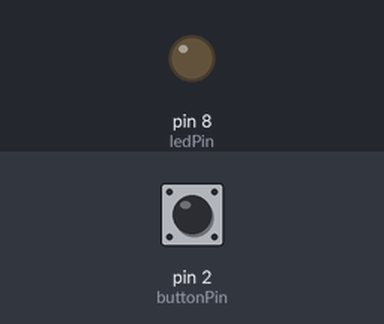
The sketch below on a simulated Arduino Uno, built with avr-gcc and run on an emulated ATmega328P. Parts: output pins drawn as LEDs (lit = HIGH). The inputs (shaded band) are chosen by the test bench; at power-on: pin 2 (buttonPin) LOW.

Above: at 1.2 s.
1.3 s: pin 2 (buttonPin) pulled HIGH for 0.15 s
At 2.5 s:
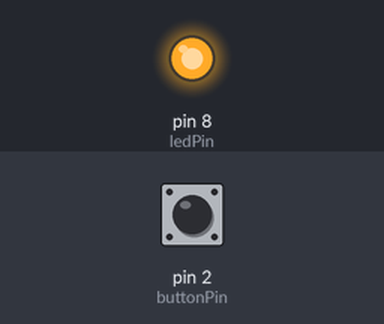
2.9 s: pin 2 (buttonPin) pulled HIGH for 1 s
At 3.9 s:
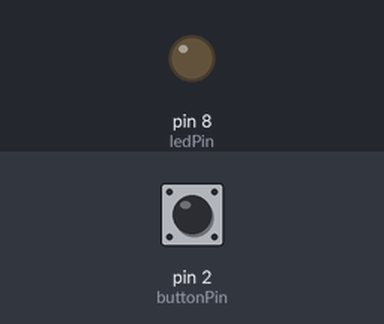
5.4 s: pin 2 (buttonPin) pulled HIGH for 3.2 s
At 5.9 s:
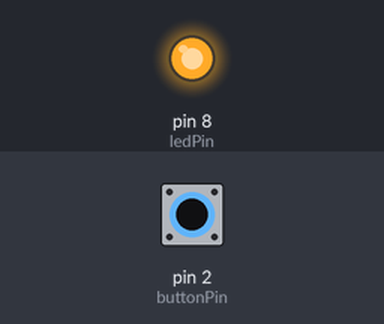
Timing chart, 0 to 8.4 s (numbered marks = the images above; inputs shaded):
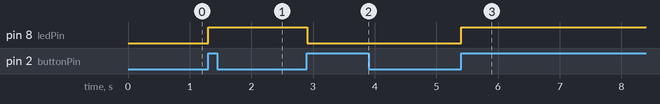

Measured:
- after the input at 1.3 s, pin 8 (ledPin): LOW → HIGH at once
- after the input at 2.9 s, pin 8 (ledPin): HIGH → LOW at once
- after the input at 5.4 s, pin 8 (ledPin): LOW → HIGH at once

The sketch:

sketch12_04_switch_toggle.ino
```cpp
/* ボタンを押すたびに状態が変わる */

const int buttonPin = 2;
const int ledPin = 8;

int old_val = LOW;
int status = 0;

void setup() {
  pinMode(ledPin, OUTPUT);
  pinMode(buttonPin, INPUT);
}

void loop() {
  int new_val = digitalRead(buttonPin);

  if ((new_val == HIGH) && (old_val == LOW)) {
    status = (status + 1) % 2;
    digitalWrite(ledPin, status);
  }
  old_val = new_val;

  delay(10);  // チャタリング防止
}
```
